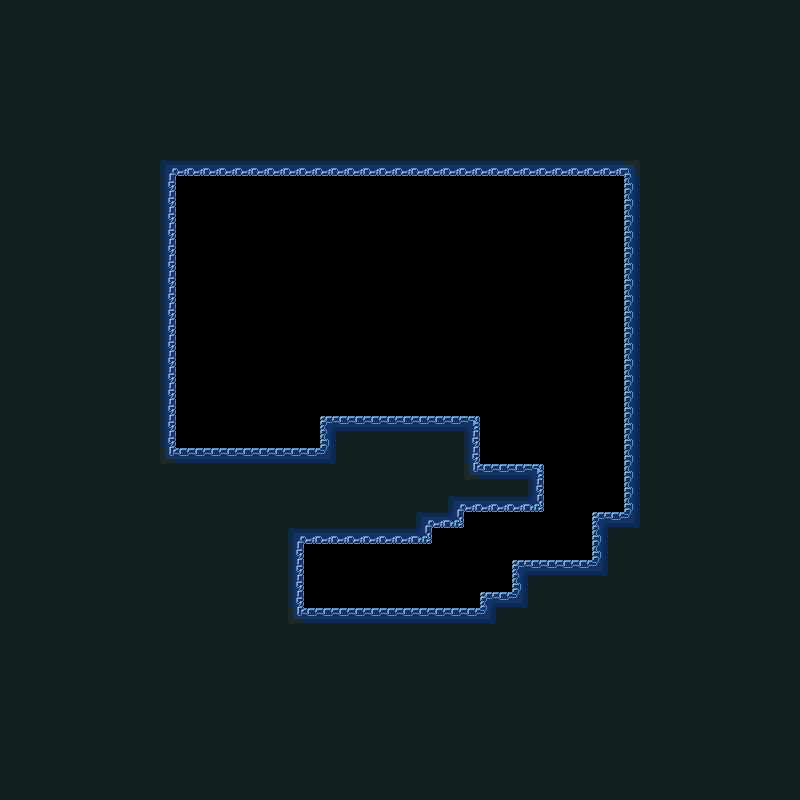

This is a level from a 2D game, rendered from its Tiled map with the project's own tilesets. A one-line summary and the complete map file follow:
An orthogonal 50x50 tile map with 16x16 px tiles, 1 tile layer (Tile Layer 1) and 24 objects (19x solid, player, COBALT, TOPAZ, slug, ...).

<map version="1.10" tiledversion="1.10.2" orientation="orthogonal" renderorder="right-down" width="50" height="50" tilewidth="16" tileheight="16" infinite="0" nextlayerid="4" nextobjectid="28">
 <tileset firstgid="1" source="default_tileset.tsx" />
 <layer id="1" name="Tile Layer 1" width="50" height="50">
  <data encoding="csv">
8,8,8,8,8,8,8,8,8,8,8,8,8,8,8,8,8,8,8,8,8,8,8,8,8,8,8,8,8,8,8,8,8,8,8,8,8,8,8,8,8,8,8,8,8,8,8,8,8,8,
8,8,8,8,8,8,8,8,8,8,8,8,8,8,8,8,8,8,8,8,8,8,8,8,8,8,8,8,8,8,8,8,8,8,8,8,8,8,8,8,8,8,8,8,8,8,8,8,8,8,
8,8,8,8,8,8,8,8,8,8,8,8,8,8,8,8,8,8,8,8,8,8,8,8,8,8,8,8,8,8,8,8,8,8,8,8,8,8,8,8,8,8,8,8,8,8,8,8,8,8,
8,8,8,8,8,8,8,8,8,8,8,8,8,8,8,8,8,8,8,8,8,8,8,8,8,8,8,8,8,8,8,8,8,8,8,8,8,8,8,8,8,8,8,8,8,8,8,8,8,8,
8,8,8,8,8,8,8,8,8,8,8,8,8,8,8,8,8,8,8,8,8,8,8,8,8,8,8,8,8,8,8,8,8,8,8,8,8,8,8,8,8,8,8,8,8,8,8,8,8,8,
8,8,8,8,8,8,8,8,8,8,8,8,8,8,8,8,8,8,8,8,8,8,8,8,8,8,8,8,8,8,8,8,8,8,8,8,8,8,8,8,8,8,8,8,8,8,8,8,8,8,
8,8,8,8,8,8,8,8,8,8,8,8,8,8,8,8,8,8,8,8,8,8,8,8,8,8,8,8,8,8,8,8,8,8,8,8,8,8,8,8,8,8,8,8,8,8,8,8,8,8,
8,8,8,8,8,8,8,8,8,8,8,8,8,8,8,8,8,8,8,8,8,8,8,8,8,8,8,8,8,8,8,8,8,8,8,8,8,8,8,8,8,8,8,8,8,8,8,8,8,8,
8,8,8,8,8,8,8,8,8,8,8,8,8,8,8,8,8,8,8,8,8,8,8,8,8,8,8,8,8,8,8,8,8,8,8,8,8,8,8,8,8,8,8,8,8,8,8,8,8,8,
8,8,8,8,8,8,8,8,8,8,8,8,8,8,8,8,8,8,8,8,8,8,8,8,8,8,8,8,8,8,8,8,8,8,8,8,8,8,8,8,8,8,8,8,8,8,8,8,8,8,
8,8,8,8,8,8,8,8,8,8,11,14,14,14,14,14,14,14,14,14,14,14,14,14,14,14,14,14,14,14,14,14,14,14,14,14,14,14,14,10,8,8,8,8,8,8,8,8,8,8,
8,8,8,8,8,8,8,8,8,8,9,0,0,0,0,0,0,0,0,0,0,0,0,0,0,0,0,0,0,0,0,0,0,0,0,0,0,0,0,7,8,8,8,8,8,8,8,8,8,8,
8,8,8,8,8,8,8,8,8,8,9,0,0,0,0,0,0,0,0,0,0,0,0,0,0,0,0,0,0,0,0,0,0,0,0,0,0,0,0,7,8,8,8,8,8,8,8,8,8,8,
8,8,8,8,8,8,8,8,8,8,9,0,0,0,0,0,0,0,0,0,0,0,0,0,0,0,0,0,0,0,0,0,0,0,0,0,0,0,0,7,8,8,8,8,8,8,8,8,8,8,
8,8,8,8,8,8,8,8,8,8,9,0,0,0,0,0,0,0,0,0,0,0,0,0,0,0,0,0,0,0,0,0,0,0,0,0,0,0,0,7,8,8,8,8,8,8,8,8,8,8,
8,8,8,8,8,8,8,8,8,8,9,0,0,0,0,0,0,0,0,0,0,0,0,0,0,0,0,0,0,0,0,0,0,0,0,0,0,0,0,7,8,8,8,8,8,8,8,8,8,8,
8,8,8,8,8,8,8,8,8,8,9,0,0,0,0,0,0,0,0,0,0,0,0,0,0,0,0,0,0,0,0,0,0,0,0,0,0,0,0,7,8,8,8,8,8,8,8,8,8,8,
8,8,8,8,8,8,8,8,8,8,9,0,0,0,0,0,0,0,0,0,0,0,0,0,0,0,0,0,0,0,0,0,0,0,0,0,0,0,0,7,8,8,8,8,8,8,8,8,8,8,
8,8,8,8,8,8,8,8,8,8,9,0,0,0,0,0,0,0,0,0,0,0,0,0,0,0,0,0,0,0,0,0,0,0,0,0,0,0,0,7,8,8,8,8,8,8,8,8,8,8,
8,8,8,8,8,8,8,8,8,8,9,0,0,0,0,0,0,0,0,0,0,0,0,0,0,0,0,0,0,0,0,0,0,0,0,0,0,0,0,7,8,8,8,8,8,8,8,8,8,8,
8,8,8,8,8,8,8,8,8,8,9,0,0,0,0,0,0,0,0,0,0,0,0,0,0,0,0,0,0,0,0,0,0,0,0,0,0,0,0,7,8,8,8,8,8,8,8,8,8,8,
8,8,8,8,8,8,8,8,8,8,9,0,0,0,0,0,0,0,0,0,0,0,0,0,0,0,0,0,0,0,0,0,0,0,0,0,0,0,0,7,8,8,8,8,8,8,8,8,8,8,
8,8,8,8,8,8,8,8,8,8,9,0,0,0,0,0,0,0,0,0,0,0,0,0,0,0,0,0,0,0,0,0,0,0,0,0,0,0,0,7,8,8,8,8,8,8,8,8,8,8,
8,8,8,8,8,8,8,8,8,8,9,0,0,0,0,0,0,0,0,0,0,0,0,0,0,0,0,0,0,0,0,0,0,0,0,0,0,0,0,7,8,8,8,8,8,8,8,8,8,8,
8,8,8,8,8,8,8,8,8,8,9,0,0,0,0,0,0,0,0,0,0,0,0,0,0,0,0,0,0,0,0,0,0,0,0,0,0,0,0,7,8,8,8,8,8,8,8,8,8,8,
8,8,8,8,8,8,8,8,8,8,9,0,0,0,0,0,0,0,0,0,0,0,0,0,0,0,0,0,0,0,0,0,0,0,0,0,0,0,0,7,8,8,8,8,8,8,8,8,8,8,
8,8,8,8,8,8,8,8,8,8,9,0,0,0,0,0,0,0,0,0,1,2,2,2,2,2,2,2,2,3,0,0,0,0,0,0,0,0,0,7,8,8,8,8,8,8,8,8,8,8,
8,8,8,8,8,8,8,8,8,8,9,0,0,0,0,0,0,0,0,0,7,8,8,8,8,8,8,8,8,9,0,0,0,0,0,0,0,0,0,7,8,8,8,8,8,8,8,8,8,8,
8,8,8,8,8,8,8,8,8,8,5,2,2,2,2,2,2,2,2,2,4,8,8,8,8,8,8,8,8,9,0,0,0,0,0,0,0,0,0,7,8,8,8,8,8,8,8,8,8,8,
8,8,8,8,8,8,8,8,8,8,8,8,8,8,8,8,8,8,8,8,8,8,8,8,8,8,8,8,8,5,2,2,2,3,0,0,0,0,0,7,8,8,8,8,8,8,8,8,8,8,
8,8,8,8,8,8,8,8,8,8,8,8,8,8,8,8,8,8,8,8,8,8,8,8,8,8,8,8,8,8,8,8,8,9,0,0,0,0,0,7,8,8,8,8,8,8,8,8,8,8,
8,8,8,8,8,8,8,8,8,8,8,8,8,8,8,8,8,8,8,8,8,8,8,8,8,8,8,8,11,14,14,14,14,15,0,0,0,0,0,7,8,8,8,8,8,8,8,8,8,8,
8,8,8,8,8,8,8,8,8,8,8,8,8,8,8,8,8,8,8,8,8,8,8,8,8,8,11,14,15,0,0,0,0,0,0,0,0,1,2,4,8,8,8,8,8,8,8,8,8,8,
8,8,8,8,8,8,8,8,8,8,8,8,8,8,8,8,8,8,11,14,14,14,14,14,14,14,15,0,0,0,0,0,0,0,0,0,0,7,8,8,8,8,8,8,8,8,8,8,8,8,
8,8,8,8,8,8,8,8,8,8,8,8,8,8,8,8,8,8,9,0,0,0,0,0,0,0,0,0,0,0,0,0,0,0,0,0,0,7,8,8,8,8,8,8,8,8,8,8,8,8,
8,8,8,8,8,8,8,8,8,8,8,8,8,8,8,8,8,8,9,0,0,0,0,0,0,0,0,0,0,0,0,0,1,2,2,2,2,4,8,8,8,8,8,8,8,8,8,8,8,8,
8,8,8,8,8,8,8,8,8,8,8,8,8,8,8,8,8,8,9,0,0,0,0,0,0,0,0,0,0,0,0,0,7,8,8,8,8,8,8,8,8,8,8,8,8,8,8,8,8,8,
8,8,8,8,8,8,8,8,8,8,8,8,8,8,8,8,8,8,9,0,0,0,0,0,0,0,0,0,0,0,1,2,4,8,8,8,8,8,8,8,8,8,8,8,8,8,8,8,8,8,
8,8,8,8,8,8,8,8,8,8,8,8,8,8,8,8,8,8,5,2,2,2,2,2,2,2,2,2,2,2,4,8,8,8,8,8,8,8,8,8,8,8,8,8,8,8,8,8,8,8,
8,8,8,8,8,8,8,8,8,8,8,8,8,8,8,8,8,8,8,8,8,8,8,8,8,8,8,8,8,8,8,8,8,8,8,8,8,8,8,8,8,8,8,8,8,8,8,8,8,8,
8,8,8,8,8,8,8,8,8,8,8,8,8,8,8,8,8,8,8,8,8,8,8,8,8,8,8,8,8,8,8,8,8,8,8,8,8,8,8,8,8,8,8,8,8,8,8,8,8,8,
8,8,8,8,8,8,8,8,8,8,8,8,8,8,8,8,8,8,8,8,8,8,8,8,8,8,8,8,8,8,8,8,8,8,8,8,8,8,8,8,8,8,8,8,8,8,8,8,8,8,
8,8,8,8,8,8,8,8,8,8,8,8,8,8,8,8,8,8,8,8,8,8,8,8,8,8,8,8,8,8,8,8,8,8,8,8,8,8,8,8,8,8,8,8,8,8,8,8,8,8,
8,8,8,8,8,8,8,8,8,8,8,8,8,8,8,8,8,8,8,8,8,8,8,8,8,8,8,8,8,8,8,8,8,8,8,8,8,8,8,8,8,8,8,8,8,8,8,8,8,8,
8,8,8,8,8,8,8,8,8,8,8,8,8,8,8,8,8,8,8,8,8,8,8,8,8,8,8,8,8,8,8,8,8,8,8,8,8,8,8,8,8,8,8,8,8,8,8,8,8,8,
8,8,8,8,8,8,8,8,8,8,8,8,8,8,8,8,8,8,8,8,8,8,8,8,8,8,8,8,8,8,8,8,8,8,8,8,8,8,8,8,8,8,8,8,8,8,8,8,8,8,
8,8,8,8,8,8,8,8,8,8,8,8,8,8,8,8,8,8,8,8,8,8,8,8,8,8,8,8,8,8,8,8,8,8,8,8,8,8,8,8,8,8,8,8,8,8,8,8,8,8,
8,8,8,8,8,8,8,8,8,8,8,8,8,8,8,8,8,8,8,8,8,8,8,8,8,8,8,8,8,8,8,8,8,8,8,8,8,8,8,8,8,8,8,8,8,8,8,8,8,8,
8,8,8,8,8,8,8,8,8,8,8,8,8,8,8,8,8,8,8,8,8,8,8,8,8,8,8,8,8,8,8,8,8,8,8,8,8,8,8,8,8,8,8,8,8,8,8,8,8,8,
8,8,8,8,8,8,8,8,8,8,8,8,8,8,8,8,8,8,8,8,8,8,8,8,8,8,8,8,8,8,8,8,8,8,8,8,8,8,8,8,8,8,8,8,8,8,8,8,8,8
</data>
 </layer>
 <objectgroup id="2" name="objects">
  <object id="1" name="player" x="384" y="384">
   <point />
  </object>
  <object id="24" name="mineral" type="COBALT" x="448" y="400">
   <point />
  </object>
  <object id="25" name="mineral" type="TOPAZ" x="368" y="592">
   <point />
  </object>
  <object id="26" name="slug" x="208" y="416">
   <point />
  </object>
  <object id="27" name="torch" x="336" y="368">
   <point />
  </object>
 </objectgroup>
 <objectgroup id="3" name="collisionmap">
  <object id="2" type="solid" x="320" y="416" width="160" height="16" />
  <object id="5" type="solid" x="160" y="160" width="480" height="16" />
  <object id="6" type="solid" x="304" y="608" width="176" height="16" />
  <object id="7" type="solid" x="304" y="528" width="128" height="16" />
  <object id="8" type="solid" x="288" y="544" width="16" height="64" />
  <object id="9" type="solid" x="160" y="176" width="16" height="272" />
  <object id="10" type="solid" x="624" y="176" width="16" height="336" />
  <object id="11" type="solid" x="464" y="432" width="16" height="32" />
  <object id="12" type="solid" x="480" y="464" width="64" height="16" />
  <object id="13" type="solid" x="464" y="496" width="80" height="16" />
  <object id="14" type="solid" x="528" y="480" width="16" height="16" />
  <object id="15" type="solid" x="592" y="528" width="16" height="32" />
  <object id="16" type="solid" x="512" y="576" width="16" height="16" />
  <object id="17" type="solid" x="512" y="560" width="80" height="16" />
  <object id="18" type="solid" x="480" y="592" width="32" height="16" />
  <object id="20" type="solid" x="592" y="512" width="32" height="16" />
  <object id="21" type="solid" x="432" y="512" width="32" height="16" />
  <object id="22" type="solid" x="320" y="432" width="16" height="16" />
  <object id="23" type="solid" x="176" y="448" width="144" height="16" />
 </objectgroup>
</map>